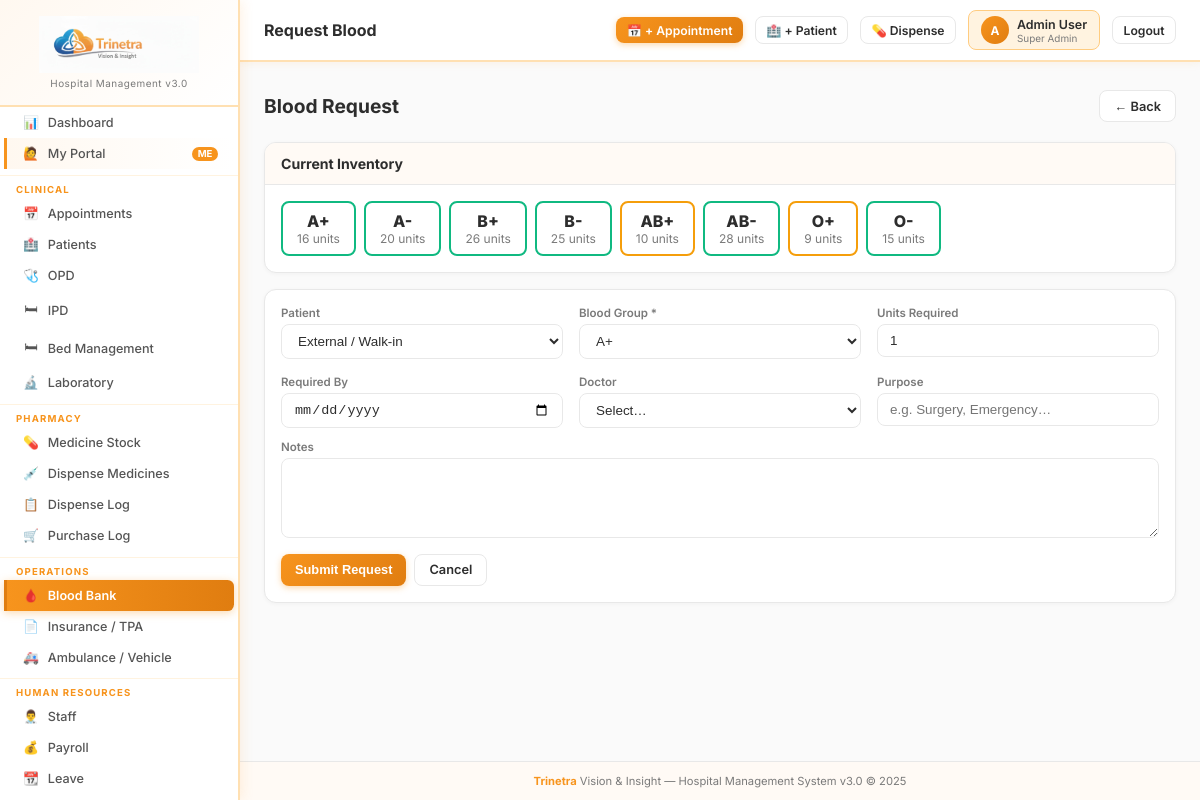
The page /bloodbank/request (signed in) on the database its author committed.
### tables this page shows
CREATE TABLE blood_inventory (
    id INTEGER PRIMARY KEY AUTOINCREMENT, blood_group TEXT NOT NULL UNIQUE,
    units_available INTEGER DEFAULT 0, last_updated TEXT DEFAULT CURRENT_TIMESTAMP
);

### app.py (the view, shortened to what this page needs)
@app.route('/bloodbank/request', methods=['GET','POST'])
@perm_required('bloodbank','add')
def bloodbank_request():
    patients = qdb("SELECT * FROM patients WHERE is_active=1 ORDER BY patient_name")
    doctors  = qdb("SELECT * FROM staff WHERE is_active=1 ORDER BY name")
    inventory = {r['blood_group']:r['units_available'] for r in qdb("SELECT * FROM blood_inventory")}
    blood_groups = ['A+','A-','B+','B-','AB+','AB-','O+','O-']
    return render_template('bloodbank/request.html', patients=patients, doctors=doctors, inventory=inventory, blood_groups=blood_groups)

### app.py (called while the page is built)
def get_db():
    db = getattr(g, '_database', None)
    if db is None:
        db = g._database = sqlite3.connect(DATABASE)
        db.row_factory = sqlite3.Row
        db.execute("PRAGMA foreign_keys = ON")
    return db

@app.teardown_appcontext
def close_connection(exception):
    db = getattr(g, '_database', None)
    if db is not None: db.close()

def qdb(query, args=(), one=False):
    cur = get_db().execute(query, args)
    rv = cur.fetchall()
    return (rv[0] if rv else None) if one else rv

def get_user(): return session.get('hospitaladmin', {})

def get_user_permissions():
    user = get_user()
    if not user: return {}
    if user.get('roles') == 'Super Admin':
        return {m: {'view':True,'add':True,'edit':True,'delete':True} for m in ALL_MODULES}
    role_id = user.get('role_id', 0)
    rows = qdb("SELECT module,can_view,can_add,can_edit,can_delete FROM role_permissions WHERE role_id=?", (role_id,))
    return {r['module']: {'view':bool(r['can_view']),'add':bool(r['can_add']),'edit':bool(r['can_edit']),'delete':bool(r['can_delete'])} for r in rows}

def perm_required(module, action='view'):
    def decorator(f):
        @wraps(f)
        def decorated(*args, **kwargs):
            if 'hospitaladmin' not in session:
                return redirect(url_for('login'))
            user = get_user()
            if user.get('roles') == 'Super Admin':
                return f(*args, **kwargs)
            perms = get_user_permissions()
            if not perms.get(module, {}).get(action):
                flash(f'Access denied: {action} permission required for {module}.', 'danger')
                return redirect(url_for('dashboard'))
            return f(*args, **kwargs)
        return decorated
    return decorator

@app.context_processor
def inject_globals():
    user = get_user()
    perms = get_user_permissions() if user else {}
    settings = {}
    if user:
        try:
            rows = qdb("SELECT name,value FROM sch_settings")
            settings = {r['name']: r['value'] for r in rows}
        except: pass
    return dict(current_user=type('U', (), user)() if user else None,
                user_perms=perms, settings=settings,
                ALL_MODULES=ALL_MODULES)

### templates/bloodbank/request.html
{% extends 'base.html' %}{% block title %}Blood Request{% endblock %}{% block page_title %}Request Blood{% endblock %}{% block content %}
<div class="page-header"><div><h1>Blood Request</h1></div><a href="{{ url_for('bloodbank') }}" class="btn btn-secondary">← Back</a></div>
<div class="card mb-4"><div class="card-header"><h3>Current Inventory</h3></div><div class="card-body">
  <div class="flex gap-2" style="flex-wrap:wrap;">
    {% for bg,units in inventory.items() %}
    <div style="text-align:center;padding:.5rem .875rem;border-radius:.5rem;border:2px solid {% if units>10 %}#10b981{% elif units>0 %}#f59e0b{% else %}#ef4444{% endif %};min-width:60px;">
      <div style="font-weight:800;font-size:1rem;">{{ bg }}</div>
      <div style="font-size:.75rem;color:var(--muted);">{{ units }} units</div>
    </div>{% endfor %}
  </div>
</div></div>
<div class="card"><div class="card-body"><form method="POST">
  <div class="form-grid">
    <div class="form-group"><label class="form-label">Patient</label>
      <select name="patient_id" class="form-control"><option value="0">External / Walk-in</option>{% for p in patients %}<option value="{{ p.id }}">{{ p.patient_name }} ({{ p.patient_unique_id }})</option>{% endfor %}</select></div>
    <div class="form-group"><label class="form-label">Blood Group *</label>
      <select name="blood_group" class="form-control" required>{% for bg in blood_groups %}<option>{{ bg }}</option>{% endfor %}</select></div>
    <div class="form-group"><label class="form-label">Units Required</label><input type="number" name="units_required" class="form-control" value="1" min="1"></div>
    <div class="form-group"><label class="form-label">Required By</label><input type="date" name="required_date" class="form-control"></div>
    <div class="form-group"><label class="form-label">Doctor</label>
      <select name="doctor_id" class="form-control"><option value="0">Select…</option>{% for d in doctors %}<option value="{{ d.id }}">{{ d.name }} {{ d.surname }}</option>{% endfor %}</select></div>
    <div class="form-group"><label class="form-label">Purpose</label><input type="text" name="purpose" class="form-control" placeholder="e.g. Surgery, Emergency…"></div>
  </div>
  <div class="form-group mt-3"><label class="form-label">Notes</label><textarea name="note" class="form-control" rows="2"></textarea></div>
  <div class="mt-4 flex gap-2"><button type="submit" class="btn btn-primary">Submit Request</button><a href="{{ url_for('bloodbank') }}" class="btn btn-secondary">Cancel</a></div>
</form></div></div>{% endblock %}

### templates/base.html (style rules this page uses)
:root { --brand-orange:#F7941D; --brand-orange-dark:#e07d10; --brand-orange-light:#FFF3E0; --brand-blue:#1565C0; --sidebar:#ffffff; --sidebar-border:#ffe0b2; --sidebar-hover:#fff8f0; --sidebar-active-bg:#F7941D; --sidebar-active-text:#ffffff; --topbar:#ffffff; --bg:#fafafa; --card:#ffffff; --border:#e8e8e8; --text:#2d2d2d; --muted:#7a7a7a; --primary:#F7941D; --primary-dark:#e07d10; --success:#2e7d32; --danger:#c62828; --warning:#e65100; --info:#0277bd; --purple:#6a1b9a; }
* { margin:0;padding:0;box-sizing:border-box; }
html,body { height:100%; }
body { font-family:'Inter',system-ui,sans-serif; background:var(--bg); color:var(--text); display:flex; min-height:100vh; overflow-x:hidden; }
.page-header { display:flex;align-items:center;justify-content:space-between; margin-bottom:1.25rem;flex-wrap:wrap;gap:.75rem; }
.page-header h1 { font-size:1.2rem;font-weight:700;color:var(--text); }
.card { background:var(--card); border:1px solid var(--border); border-radius:.75rem; overflow:hidden; margin-bottom:1rem; box-shadow:0 1px 4px rgba(0,0,0,.04); }
.card-header { padding:.75rem 1rem; border-bottom:1px solid var(--border); display:flex;align-items:center;justify-content:space-between; background:#fffaf5; }
.card-header h3 { font-size:.88rem;font-weight:700;color:var(--text); }
.card-body { padding:1rem; }
.form-grid { display:grid;grid-template-columns:repeat(auto-fill,minmax(220px,1fr));gap:1rem; }
.form-group { display:flex;flex-direction:column;gap:.25rem; }
.form-label { font-size:.72rem;font-weight:600;color:var(--muted); }
.form-control { padding:.5rem .75rem; border:1.5px solid var(--border); border-radius:.5rem; font-size:.84rem; width:100%; background:#fff; transition:.15s; color:var(--text); }
select.form-control { cursor:pointer; }
textarea.form-control { resize:vertical;min-height:80px; }
.btn { display:inline-flex;align-items:center;gap:.4rem; padding:.45rem .875rem;border-radius:.5rem; font-size:.8rem;font-weight:600;cursor:pointer; border:none;text-decoration:none;transition:.15s;white-space:nowrap; }
.btn-primary { background:linear-gradient(135deg,var(--brand-orange),var(--brand-orange-dark));color:#fff;box-shadow:0 2px 6px rgba(247,148,29,.35); }
.btn-secondary { background:#fff;color:var(--text);border:1.5px solid var(--border); }
.flex { display:flex; }
.gap-2 { gap:.5rem; }
.mt-3 { margin-top:.75rem; }
.mt-4 { margin-top:1rem; }
.mb-4 { margin-bottom:1rem; }

### rows shown on the page
blood_inventory: blood_group "A+", units_available "16"
blood_inventory: blood_group "A-", units_available "20"
blood_inventory: blood_group "B+", units_available "26"
blood_inventory: blood_group "B-", units_available "25"
blood_inventory: blood_group "AB+", units_available "10"
blood_inventory: blood_group "AB-", units_available "28"
blood_inventory: blood_group "O+", units_available "9"
blood_inventory: blood_group "O-", units_available "15"

### other values the page prints
{{ current_user.username[:1].upper() if current_user else 'U' }} "A"
{{ current_user.username if current_user else '' }} "Admin User"
{{ current_user.roles if current_user else '' }} "Super Admin"
form field blood_group "A+"
